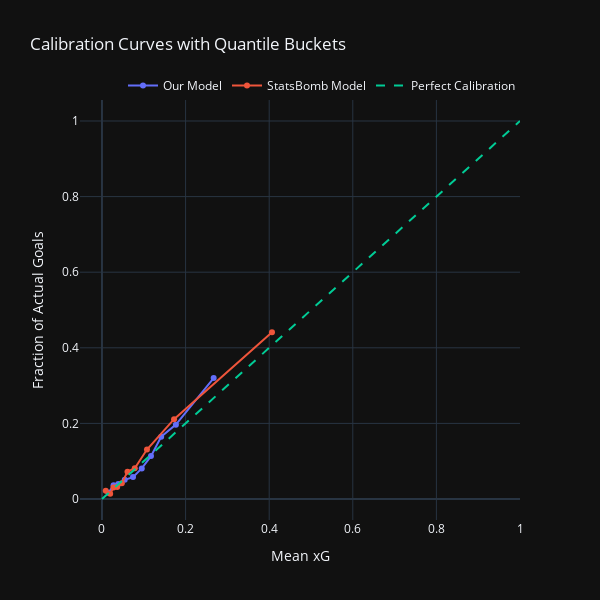

Notebook cell for this chart:
### Code cell
fig = go.Figure()
fig.update_layout(template='plotly_dark')

#plot calibration curve for our model with 10 quantile buckets (each bucket has the same number of predictions)
prob_true, prob_pred = calibration_curve(y_test, predictions_test, n_bins=10, strategy='quantile')
fig.add_trace(go.Scatter(x=prob_pred, y=prob_true, mode='markers+lines', name='Our Model'))

#plot calibration curve for StatsBomb model with 10 quantile buckets (each bucket has the same number of predictions)
prob_true, prob_pred = calibration_curve(y_test, sbxg_test, n_bins=10, strategy='quantile')
fig.add_trace(go.Scatter(x=prob_pred, y=prob_true, mode='markers+lines', name='StatsBomb Model'))

#plot perfect calibration curve
fig.add_trace(go.Scatter(x=np.linspace(0, 1, 10), y=np.linspace(0, 1, 10), mode='lines', line=dict(dash='dash'), name='Perfect Calibration'))

fig.update_layout(
    title='Calibration Curves with Quantile Buckets',
    xaxis_title='Mean xG',
    yaxis_title='Fraction of Actual Goals',
    legend=dict(
        orientation='h',
        yanchor='bottom',
        y=1,
        xanchor='right',
        x=1
    ),
    width=600,
    height=600
)

fig.show()

### Figure 1 — Plotly figure (JSON) as saved in the notebook; plotly's stock layout.template omitted (floating-point values rounded to 4 significant figures)
{"data": [{"mode": "markers+lines", "name": "Our Model", "type": "scatter", "x": [0.01555, 0.02765, 0.03903, 0.05439, 0.07429, 0.09512, 0.1173, 0.1416, 0.1768, 0.2672], "y": [0.01629, 0.03621, 0.03983, 0.05069, 0.05794, 0.08087, 0.1135, 0.1648, 0.1967, 0.3199]}, {"mode": "markers+lines", "name": "StatsBomb Model", "type": "scatter", "x": [0.00902, 0.01963, 0.0274, 0.03634, 0.0475, 0.06099, 0.07845, 0.1076, 0.1724, 0.4067], "y": [0.02173, 0.01388, 0.03018, 0.03199, 0.04164, 0.07242, 0.08147, 0.131, 0.2112, 0.4412]}, {"line": {"dash": "dash"}, "mode": "lines", "name": "Perfect Calibration", "type": "scatter", "x": [0, 0.1111, 0.2222, 0.3333, 0.4444, 0.5556, 0.6667, 0.7778, 0.8889, 1], "y": [0, 0.1111, 0.2222, 0.3333, 0.4444, 0.5556, 0.6667, 0.7778, 0.8889, 1]}], "layout": {"height": 600, "legend": {"orientation": "h", "x": 1, "xanchor": "right", "y": 1, "yanchor": "bottom"}, "title": {"text": "Calibration Curves with Quantile Buckets"}, "width": 600, "xaxis": {"title": {"text": "Mean xG"}}, "yaxis": {"title": {"text": "Fraction of Actual Goals"}}}}
